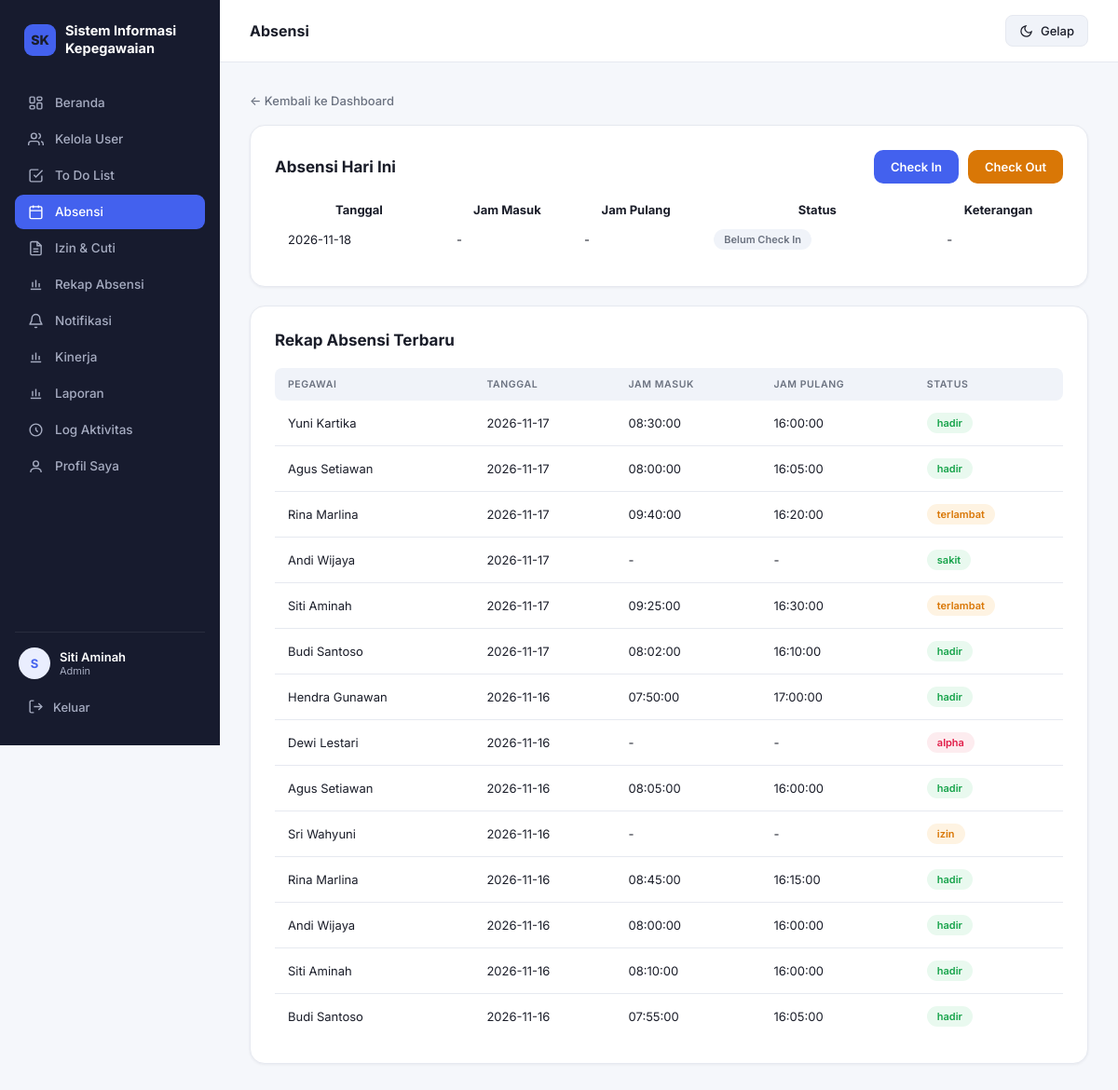
Screenshot of /absensi.php (signed in) with the database file from the repository.
### tables this page shows
CREATE TABLE `attendance` (
  `id` INT(11) NOT NULL AUTO_INCREMENT,
  `user_id` VARCHAR(50) NOT NULL,
  `tanggal` DATE NOT NULL,
  `jam_masuk` TIME DEFAULT NULL,
  `jam_pulang` TIME DEFAULT NULL,
  `status` ENUM('hadir','izin','sakit','alpha','terlambat') NOT NULL DEFAULT 'hadir',
  `keterangan` TEXT DEFAULT NULL,
  `created_at` TIMESTAMP NOT NULL DEFAULT CURRENT_TIMESTAMP,
  `updated_at` TIMESTAMP NOT NULL DEFAULT CURRENT_TIMESTAMP ON UPDATE CURRENT_TIMESTAMP,
  PRIMARY KEY (`id`),
  UNIQUE KEY `uk_attendance_user_tanggal` (`user_id`,`tanggal`),
  KEY `idx_attendance_tanggal` (`tanggal`),
  CONSTRAINT `fk_attendance_user` FOREIGN KEY (`user_id`) REFERENCES `users` (`id`)
    ON DELETE CASCADE ON UPDATE CASCADE
);

CREATE TABLE `users` (
  `id` VARCHAR(50) NOT NULL,
  `nama` VARCHAR(100) NOT NULL,
  `unit_kerja` VARCHAR(100) NOT NULL,
  `email` VARCHAR(100) NOT NULL,
  `nomor_hp` VARCHAR(20) NOT NULL,
  `role` ENUM('super_admin','admin','user') NOT NULL DEFAULT 'user',
  `password` VARCHAR(255) NOT NULL,
  `aktif` TINYINT(1) NOT NULL DEFAULT 1,
  `email_terverifikasi` TINYINT(1) NOT NULL DEFAULT 0,
  `token_verifikasi` VARCHAR(64) DEFAULT NULL,
  `token_reset` VARCHAR(64) DEFAULT NULL,
  `token_reset_kadaluarsa` DATETIME DEFAULT NULL,
  `created_at` TIMESTAMP NOT NULL DEFAULT CURRENT_TIMESTAMP,
  `updated_at` TIMESTAMP NOT NULL DEFAULT CURRENT_TIMESTAMP ON UPDATE CURRENT_TIMESTAMP,
  PRIMARY KEY (`id`),
  UNIQUE KEY `uk_users_email` (`email`),
  KEY `idx_users_role` (`role`),
  KEY `idx_users_token_verifikasi` (`token_verifikasi`),
  KEY `idx_users_token_reset` (`token_reset`)
);

### db.php (called while the page is built, shortened)
<?php
function db_prepare(mysqli $koneksi, string $sql): mysqli_stmt
{
    $stmt = mysqli_prepare($koneksi, $sql);
    return $stmt;
}
function db_result(mysqli_stmt $stmt): mysqli_result
{
    $hasil = mysqli_stmt_get_result($stmt);
    return $hasil;
}
function db_fetch(mysqli_result $hasil): array
{
    $baris = mysqli_fetch_assoc($hasil);
    return is_array($baris) ? $baris : [];
}

### absensi.php (the view, shortened to what this page needs)
<?php
require_once "config/koneksi.php";
$role = $_SESSION['role'];
$userId = $_SESSION['id'];
$nama = $_SESSION['nama'];
$today = date('Y-m-d');
$stmtToday = db_prepare($koneksi, "SELECT * FROM attendance WHERE user_id = ? AND tanggal = ? LIMIT 1");
mysqli_stmt_bind_param($stmtToday, 'ss', $userId, $today);
mysqli_stmt_execute($stmtToday);
$todayData = db_fetch(db_result($stmtToday));
if ($role === 'super_admin' || $role === 'admin') {
    $sql = "SELECT a.*, u.nama AS nama_user FROM attendance a JOIN users u ON a.user_id = u.id ORDER BY a.tanggal DESC, a.id DESC LIMIT 20";
    $stmtList = db_prepare($koneksi, $sql);
} else {
    $sql = "SELECT a.*, u.nama AS nama_user FROM attendance a JOIN users u ON a.user_id = u.id WHERE a.user_id = ? ORDER BY a.tanggal DESC, a.id DESC LIMIT 20";
    $stmtList = db_prepare($koneksi, $sql);
    mysqli_stmt_bind_param($stmtList, 's', $userId);
}
mysqli_stmt_execute($stmtList);
$attendanceResult = db_result($stmtList);
?>
<!DOCTYPE html>
<html lang="id">
<head>
    <link rel="stylesheet" href="assets/css/style.css">
</head>
<body>
    <div class="app-shell">
        <?php include 'includes/sidebar.php'; ?>
        <div class="main-area">
            <div class="topbar">
                <div class="topbar-title">Absensi</div>
                <div class="topbar-right">
                    <button class="theme-toggle" onclick="toggleTheme()" type="button">
                        <span class="theme-toggle-icon"></span><span class="theme-toggle-label">Gelap</span>
                    </button>
                </div>
            </div>
            <div class="container">
                <a href="dashboard.php" class="back-link">&larr; Kembali ke Dashboard</a>
                <div class="card-box">
                    <div class="card-header">
                        <h2>Absensi Hari Ini</h2>
                        <div style="display:flex; gap:10px; flex-wrap:wrap;">
                            <form method="POST" action="absensi.php">
                                <button type="submit" class="btn-primary">Check In</button>
                            </form>
                            <form method="POST" action="absensi.php">
                                <button type="submit" class="btn-primary" style="background:var(--warning);">Check Out</button>
                            </form>
                        </div>
                    </div>
                    <div class="table-responsive">
                        <table>
                            <tr>
                                <th>Tanggal</th>
                                <th>Jam Masuk</th>
                                <th>Jam Pulang</th>
                                <th>Status</th>
                                <th>Keterangan</th>
                            </tr>
                            <tr>
                                <td><?= htmlspecialchars($today) ?></td>
                                <td><?= htmlspecialchars($todayData['jam_masuk'] ?? '-') ?></td>
                                <td><?= htmlspecialchars($todayData['jam_pulang'] ?? '-') ?></td>
                                <td>
                                    <?php if (!empty($todayData['status'])): ?>
                                        <span class="badge badge-status-<?= htmlspecialchars($todayData['status']) ?>"><?= htmlspecialchars($todayData['status']) ?></span>
                                    <?php else: ?>
                                        <span class="badge badge-status-belum_mulai">Belum Check In</span>
                                    <?php endif; ?>
                                </td>
                                <td><?= htmlspecialchars($todayData['keterangan'] ?? '-') ?></td>
                            </tr>
                        </table>
                    </div>
                </div>
                <div class="card-box" style="margin-top:20px;">
                    <div class="card-header">
                        <h2>Rekap Absensi Terbaru</h2>
                    </div>
                    <div class="table-responsive">
                        <table>
                            <thead>
                                <tr>
                                    <?php if ($role === 'super_admin' || $role === 'admin'): ?><th>Pegawai</th><?php endif; ?>
                                    <th>Tanggal</th>
                                    <th>Jam Masuk</th>
                                    <th>Jam Pulang</th>
                                    <th>Status</th>
                                </tr>
                            </thead>
                            <tbody>
                                <?php if (mysqli_num_rows($attendanceResult) > 0): ?>
                                    <?php while ($row = mysqli_fetch_assoc($attendanceResult)): ?>
                                        <tr>
                                            <?php if ($role === 'super_admin' || $role === 'admin'): ?><td><?= htmlspecialchars($row['nama_user']) ?></td><?php endif; ?>
                                            <td><?= htmlspecialchars($row['tanggal']) ?></td>
                                            <td><?= htmlspecialchars($row['jam_masuk'] ?? '-') ?></td>
                                            <td><?= htmlspecialchars($row['jam_pulang'] ?? '-') ?></td>
                                            <td><span class="badge badge-status-<?= htmlspecialchars($row['status']) ?>"><?= htmlspecialchars($row['status']) ?></span></td>
                                        </tr>
                                    <?php endwhile; ?>
                                <?php else: ?>
                                    <tr><td colspan="5" style="text-align:center; padding:20px;">Belum ada data absensi.</td></tr>
                                <?php endif; ?>
                            </tbody>
                        </table>
                    </div>
                </div>
            </div>
        </div>
    </div>
</body>
</html>

### sidebar.php
<?php
$halaman_ini = basename($_SERVER['PHP_SELF']);
function navActive($nama, $halaman_ini) {
    return $nama === $halaman_ini ? 'active' : '';
}
?>
<aside class="sidebar">
    <div class="sidebar-brand">
        <div class="brand-mark">SK</div>
        <span>Sistem Informasi<br>Kepegawaian</span>
    </div>
    <nav class="sidebar-nav">
        <a href="dashboard.php" class="sidebar-link <?= navActive('dashboard.php', $halaman_ini) ?>">
            <span class="sidebar-link-icon"><svg viewBox="0 0 24 24" fill="none" stroke="currentColor" stroke-width="2"><rect x="3" y="3" width="7" height="9" rx="1.5"/><rect x="14" y="3" width="7" height="5" rx="1.5"/><rect x="14" y="12" width="7" height="9" rx="1.5"/><rect x="3" y="16" width="7" height="5" rx="1.5"/></svg></span>
            Beranda
        </a>
        <?php if ($_SESSION['role'] === 'super_admin' || $_SESSION['role'] === 'admin'): ?>
        <a href="kelola_user.php" class="sidebar-link <?= navActive('kelola_user.php', $halaman_ini) ?> <?= in_array($halaman_ini, ['tambah_user.php','ubah_user.php']) ? 'active' : '' ?>">
            <span class="sidebar-link-icon"><svg viewBox="0 0 24 24" fill="none" stroke="currentColor" stroke-width="2"><path d="M17 21v-2a4 4 0 0 0-4-4H5a4 4 0 0 0-4 4v2"/><circle cx="9" cy="7" r="4"/><path d="M23 21v-2a4 4 0 0 0-3-3.87M16 3.13a4 4 0 0 1 0 7.75"/></svg></span>
            Kelola User
        </a>
        <?php endif; ?>
        <a href="to_do_list.php" class="sidebar-link <?= navActive('to_do_list.php', $halaman_ini) ?>">
            <span class="sidebar-link-icon"><svg viewBox="0 0 24 24" fill="none" stroke="currentColor" stroke-width="2"><path d="M9 11l3 3L22 4"/><path d="M21 12v7a2 2 0 0 1-2 2H5a2 2 0 0 1-2-2V5a2 2 0 0 1 2-2h11"/></svg></span>
            To Do List
        </a>
        <a href="absensi.php" class="sidebar-link <?= navActive('absensi.php', $halaman_ini) ?>">
            <span class="sidebar-link-icon"><svg viewBox="0 0 24 24" fill="none" stroke="currentColor" stroke-width="2"><rect x="3" y="4" width="18" height="18" rx="2"/><path d="M16 2v4M8 2v4M3 10h18"/></svg></span>
            Absensi
        </a>
        <a href="izin.php" class="sidebar-link <?= navActive('izin.php', $halaman_ini) ?>">
            <span class="sidebar-link-icon"><svg viewBox="0 0 24 24" fill="none" stroke="currentColor" stroke-width="2"><path d="M14 2H6a2 2 0 0 0-2 2v16a2 2 0 0 0 2 2h12a2 2 0 0 0 2-2V8z"/><path d="M14 2v6h6"/><path d="M16 13H8"/><path d="M16 17H8"/></svg></span>
            Izin & Cuti
        </a>
        <a href="rekap_absensi.php" class="sidebar-link <?= navActive('rekap_absensi.php', $halaman_ini) ?>">
            <span class="sidebar-link-icon"><svg viewBox="0 0 24 24" fill="none" stroke="currentColor" stroke-width="2"><path d="M4 19h16"/><path d="M7 16V8"/><path d="M12 16V5"/><path d="M17 16v-6"/></svg></span>
            Rekap Absensi
        </a>
        <a href="notifikasi.php" class="sidebar-link <?= navActive('notifikasi.php', $halaman_ini) ?>">
            <span class="sidebar-link-icon"><svg viewBox="0 0 24 24" fill="none" stroke="currentColor" stroke-width="2"><path d="M18 8a6 6 0 0 0-12 0c0 7-3 7-3 9h18c0-2-3-2-3-9"/><path d="M13.73 21a2 2 0 0 1-3.46 0"/></svg></span>
            Notifikasi
        </a>
        <a href="kinerja.php" class="sidebar-link <?= navActive('kinerja.php', $halaman_ini) ?>">
            <span class="sidebar-link-icon"><svg viewBox="0 0 24 24" fill="none" stroke="currentColor" stroke-width="2"><path d="M4 19h16"/><path d="M7 16V8"/><path d="M12 16V5"/><path d="M17 16v-6"/></svg></span>
            Kinerja
        </a>
        <a href="laporan.php" class="sidebar-link <?= navActive('laporan.php', $halaman_ini) ?>">
            <span class="sidebar-link-icon"><svg viewBox="0 0 24 24" fill="none" stroke="currentColor" stroke-width="2"><path d="M4 19h16"/><path d="M7 16V8"/><path d="M12 16V5"/><path d="M17 16v-6"/></svg></span>
            Laporan
        </a>
        <?php if ($_SESSION['role'] === 'super_admin' || $_SESSION['role'] === 'admin'): ?>
        <a href="log_aktivitas.php" class="sidebar-link <?= navActive('log_aktivitas.php', $halaman_ini) ?>">
            <span class="sidebar-link-icon"><svg viewBox="0 0 24 24" fill="none" stroke="currentColor" stroke-width="2"><path d="M12 8v4l3 3"/><circle cx="12" cy="12" r="9"/></svg></span>
            Log Aktivitas
        </a>
        <?php endif; ?>
        <a href="profil.php" class="sidebar-link <?= navActive('profil.php', $halaman_ini) ?>">
            <span class="sidebar-link-icon"><svg viewBox="0 0 24 24" fill="none" stroke="currentColor" stroke-width="2"><circle cx="12" cy="8" r="4"/><path d="M4 21c0-4 3.5-6 8-6s8 2 8 6"/></svg></span>
            Profil Saya
        </a>
    </nav>
    <div class="sidebar-footer">
        <div class="sidebar-user">
            <div class="sidebar-avatar"><?= strtoupper(substr($_SESSION['nama'], 0, 1)) ?></div>
            <div class="sidebar-user-info">
                <div class="name"><?= htmlspecialchars($_SESSION['nama']) ?></div>
                <div class="role"><?= htmlspecialchars(str_replace('_', ' ', $_SESSION['role'])) ?></div>
            </div>
        </div>
        <button class="sidebar-logout" onclick="window.location.href='logout.php'" type="button">
            <span class="sidebar-link-icon"><svg viewBox="0 0 24 24" fill="none" stroke="currentColor" stroke-width="2"><path d="M9 21H5a2 2 0 0 1-2-2V5a2 2 0 0 1 2-2h4"/><path d="M16 17l5-5-5-5"/><path d="M21 12H9"/></svg></span>
            Keluar
        </button>
    </div>
</aside>

### rows the page displays
attendance: user.nama "Yuni Kartika", tanggal "2026-11-17", jam_masuk "08:30:00", jam_pulang "16:00:00", status "hadir"
attendance: user.nama "Agus Setiawan", tanggal "2026-11-17", jam_masuk "08:00:00", jam_pulang "16:05:00", status "hadir"
attendance: user.nama "Rina Marlina", tanggal "2026-11-17", jam_masuk "09:40:00", jam_pulang "16:20:00", status "terlambat"
attendance: user.nama "Andi Wijaya", tanggal "2026-11-17", jam_masuk "-", jam_pulang "-", status "sakit"
attendance: user.nama "Siti Aminah", tanggal "2026-11-17", jam_masuk "09:25:00", jam_pulang "16:30:00", status "terlambat"
attendance: user.nama "Budi Santoso", tanggal "2026-11-17", jam_masuk "08:02:00", jam_pulang "16:10:00", status "hadir"
attendance: user.nama "Hendra Gunawan", tanggal "2026-11-16", jam_masuk "07:50:00", jam_pulang "17:00:00", status "hadir"
attendance: user.nama "Dewi Lestari", tanggal "2026-11-16", jam_masuk "-", jam_pulang "-", status "alpha"
attendance: user.nama "Agus Setiawan", tanggal "2026-11-16", jam_masuk "08:05:00", jam_pulang "16:00:00", status "hadir"
attendance: user.nama "Sri Wahyuni", tanggal "2026-11-16", jam_masuk "-", jam_pulang "-", status "izin"
attendance: user.nama "Rina Marlina", tanggal "2026-11-16", jam_masuk "08:45:00", jam_pulang "16:15:00", status "hadir"
attendance: user.nama "Andi Wijaya", tanggal "2026-11-16", jam_masuk "08:00:00", jam_pulang "16:00:00", status "hadir"
attendance: user.nama "Siti Aminah", tanggal "2026-11-16", jam_masuk "08:10:00", jam_pulang "16:00:00", status "hadir"
attendance: user.nama "Budi Santoso", tanggal "2026-11-16", jam_masuk "07:55:00", jam_pulang "16:05:00", status "hadir"

### other values shown
substr($_SESSION['nama'], 0, 1) "S"
$_SESSION['nama'] "Siti Aminah"
str_replace('_', ' ', $_SESSION['role']) "Admin"
$todayData['jam_masuk'] "-"
$todayData['jam_pulang'] "-"
$todayData['keterangan'] "-"
